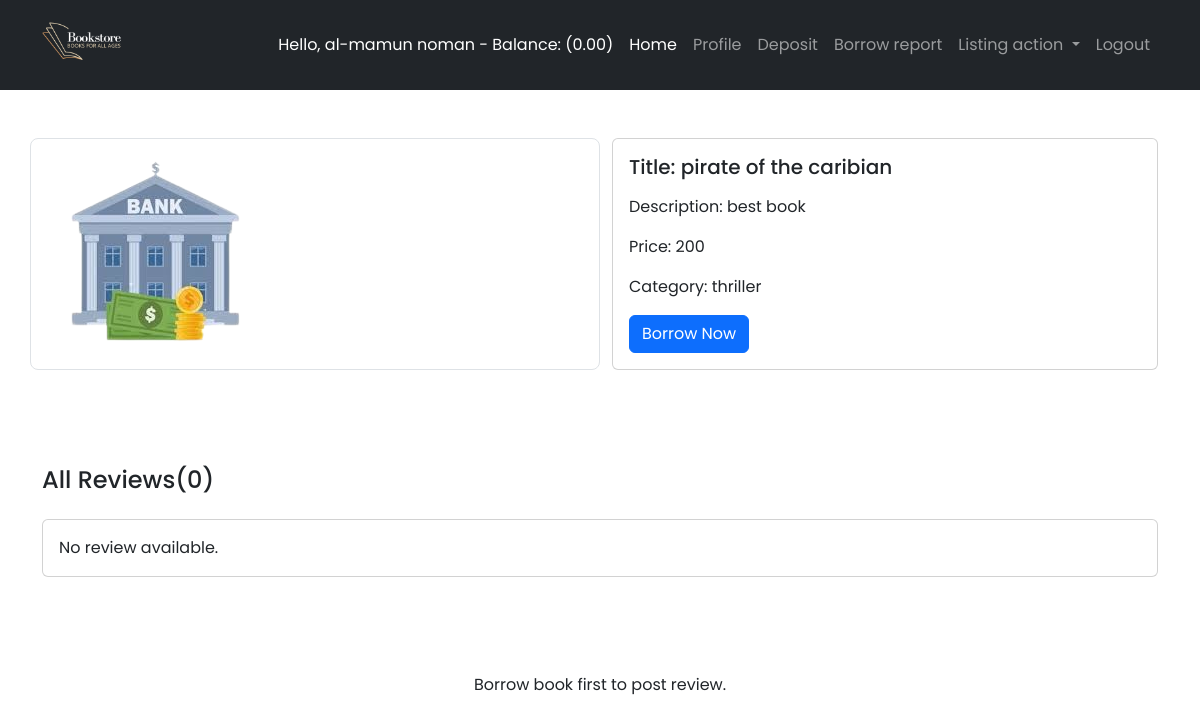
/books/detail/pirate-of-the-caribian/ (signed in), run on an earlier commit of the app's database.
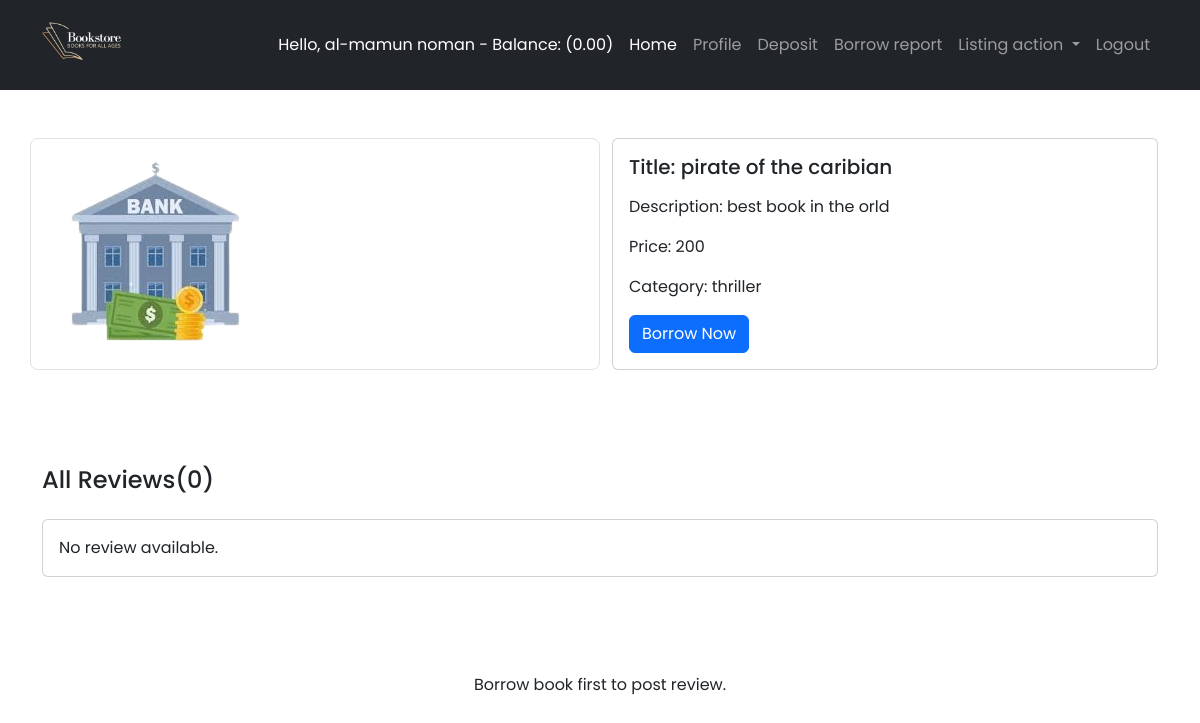
And on a later commit of the database.
### books/models.py (models this page shows, shortened)
class Book(models.Model):
  title = models.CharField(max_length = 100)
  description = models.TextField()
  slug = models.SlugField(max_length = 100, null = True, blank = True)
  image = models.ImageField(upload_to="")
  borrowing_price = models.IntegerField()
  categories = models.ForeignKey(Category, on_delete = models.CASCADE, related_name = "books")

### categories/models.py (models this page shows, shortened)
class Category(models.Model):
  name = models.CharField(max_length = 100)
  slug = models.SlugField(max_length = 100)

### books/views.py (the view)
# urls.py: path('detail/<slug:book_slug>/', views.book_detail, name = 'book-detail'),
def book_detail(req, book_slug):
  book = Book.objects.get(slug = book_slug)
  reviews = Review.objects.filter(user = req.user, book = book)
  borrowings = Borrowing.objects.filter(account = req.user.account, book = book)
  if req.method == 'POST':
    form = ReviewForm(req.POST)
    if form.is_valid():
      new_form = form.save(commit = False)
      new_form.user = req.user
      new_form.book = book
      new_form.save()
      messages.success(req, "Review added.")
      return redirect('book-detail', book_slug = book.slug)
  else:
    form = ReviewForm()
  return render(req, 'books/book_detail.html', {
    'book': book,
    'reviews': reviews,
    'review_form': form,
    'borrowings': borrowings
  })

### books/templates/books/book_detail.html (shortened to what this page needs)
{% extends "base.html" %}
{% load crispy_forms_tags %}
{% block maincontent %}
  <section class="container py-5">
    <div class="row">
      <div class="col-6 border rounded-3">
        <img class="img-fluid" src="{{book.image.url}}" alt="detail image">
      </div>
      <div class="col-6">
        <div class="card">
          <div class="card-body">
            <h5 class="card-title mb-3">Title: {{book.title}}</h5>
            <p class="card-text mb-3">Description: {{book.description}}</p>
            <p class="card-text mb-3">Price: {{book.borrowing_price}}</p>
            <p class="card-text mb-3">Category: {{book.categories.name}}</p>
            {% if user.is_authenticated %}
              <a href="{% url 'place-borrowing' %}?account_id={{user.account.account_id}}&book_slug={{book.slug}}" class="btn btn-primary">Borrow Now</a>
            {% endif %}
          </div>
        </div>
      </div>
    </div>
  </section>
  <section class="container py-5">
    <div class="row mb-3">
      <div class="col-12">
        <h4>All Reviews({{reviews | length}})</h4>
      </div>
    </div>
    {% if reviews %}
      <div class="row">
        <div class="col-12">
          {% for review in reviews %}
          <div class="card mb-4">
            <div class="card-header">
              Posted: {{review.created_at}}
            </div>
            <div class="card-body">
              <blockquote class="blockquote mb-0">
                <p>{{review.content}}</p>
                <footer class="blockquote-footer">Reviewed by {{review.user.username}}<br />
                Email: {{review.user.email}}
                </footer>
              </blockquote>
            </div>
          </div>
          {% endfor %}
        </div>
      </div>
    {% else %}
    <div class="row">
      <div class="col-12">
        <div class="card">
          <div class="card-body">
            No review available.
          </div>
        </div>
      </div>
    </div>
    {% endif %}
  </section>
  <section class="container py-5">
    {% if borrowings %}
      <div class="row">
        <div class="col-1"></div>
        <div class="col-10">
          <h4 class="my-4">Post review:</h4>
          <form method="post" class="border rounded-3 p-3">
            {% csrf_token %}
            {{review_form | crispy}}
            <button class="btn btn-primary w-100">Submit</button>
          </form>
        </div>
        <div class="col-1"></div>
      </div>
    {% else %}
      <div class="row">
        <div class="text-center">Borrow book first to post review.</div>
      </div>
    {% endif %}
  </section>
{% endblock %}

What changed in the data, as far as the page shows it:
changed Book "pirate of the caribian": description "best book" → "best book in the orld"
